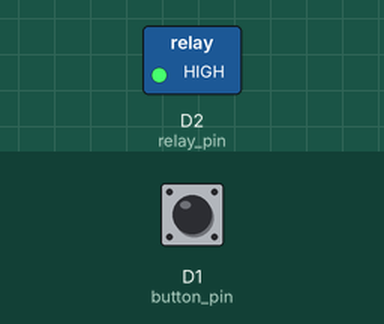
A sketch run on a simulated ESP8266 (Wemos D1 mini). On the bench: switched loads named in the sketch (green lamp = pin HIGH). The inputs (shaded band) are chosen by the test bench; at power-on: D1 (button_pin) HIGH. WiFi joins after 1.5 s; servers stay silent unless stated; what the sketch prints to the serial monitor is not drawn.

Above: at 2.7 s.
2.8 s: D1 (button_pin) pulled LOW for 0.15 s
At 4.0 s:
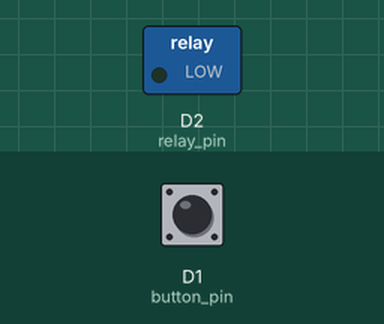
4.4 s: D1 (button_pin) pulled LOW for 1 s
At 5.2 s:
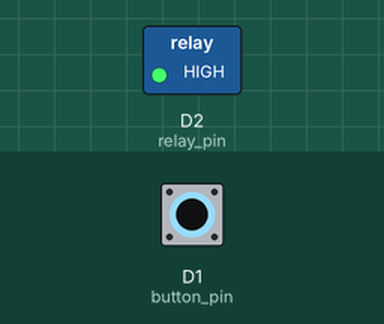
6.9 s: D1 (button_pin) pulled LOW for 3.2 s
At 8.3 s:
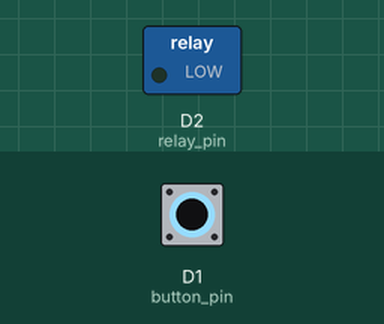
Timing chart, 0 to 9.9 s (numbered marks = the images above; inputs shaded):
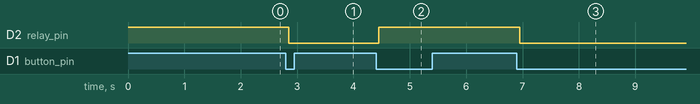

Measured:
- after the input at 2.8 s, D2 (relay_pin): HIGH → LOW after 0.05 s
- after the input at 4.4 s, D2 (relay_pin): LOW → HIGH after 0.05 s
- after the input at 6.9 s, D2 (relay_pin): HIGH → LOW after 0.05 s

The sketch:

example_button.ino
```cpp
#include <ESP8266WiFi.h>
#include <ESP8266WebServer.h>

ESP8266WebServer server(80);

const char* ssid = "yourssid";
const char* password = "yourpass";

const byte button_pin = 5; // pin D1
const byte relay_pin = 4; // pin D2

byte button_pressed;

void setup() {
  Serial.begin(115200);
  pinMode(button_pin, INPUT_PULLUP);
  pinMode(relay_pin, OUTPUT);
  digitalWrite(relay_pin, HIGH);  //put the Relays "OFF" at start

  WiFi.begin(ssid, password);
  Serial.print("Connecting ...");
  while (WiFi.status() != WL_CONNECTED)
  {
    delay(500);
    Serial.print(".");
  }
  Serial.println();

  Serial.print("Connected! : ");
  Serial.println(WiFi.localIP());

  server.onNotFound([](){
    server.send(404, "text/plain", "404 not found!");
  });

  server.on("/", []() {
    server.send(200, "text/plain", "Hello World ! Wemos D1 is working :)");
  });

  server.on("/relay_on", []() {
    server.send(200, "text/plain", "relay is on");
    digitalWrite(relay_pin, HIGH);
  });

  server.on("/relay_off", []() {
    server.send(200, "text/plain", "relay is off");
    digitalWrite(relay_pin, LOW);
  });

  server.on("/relay_status", []() {
    server.send(200, "text/plain", String(digitalRead(relay_pin)));
  });

  server.begin();
  Serial.println("server begin.");
}

void loop() {
  button_script();
  server.handleClient();
}

void button_script() {
  int button_data = digitalRead(button_pin);
    if (button_data != button_pressed) {
        button_pressed = button_data;
        delay (50);             // debounce

        if (button_pressed == LOW)
            digitalWrite(relay_pin, !digitalRead(relay_pin));
    }

}
```
